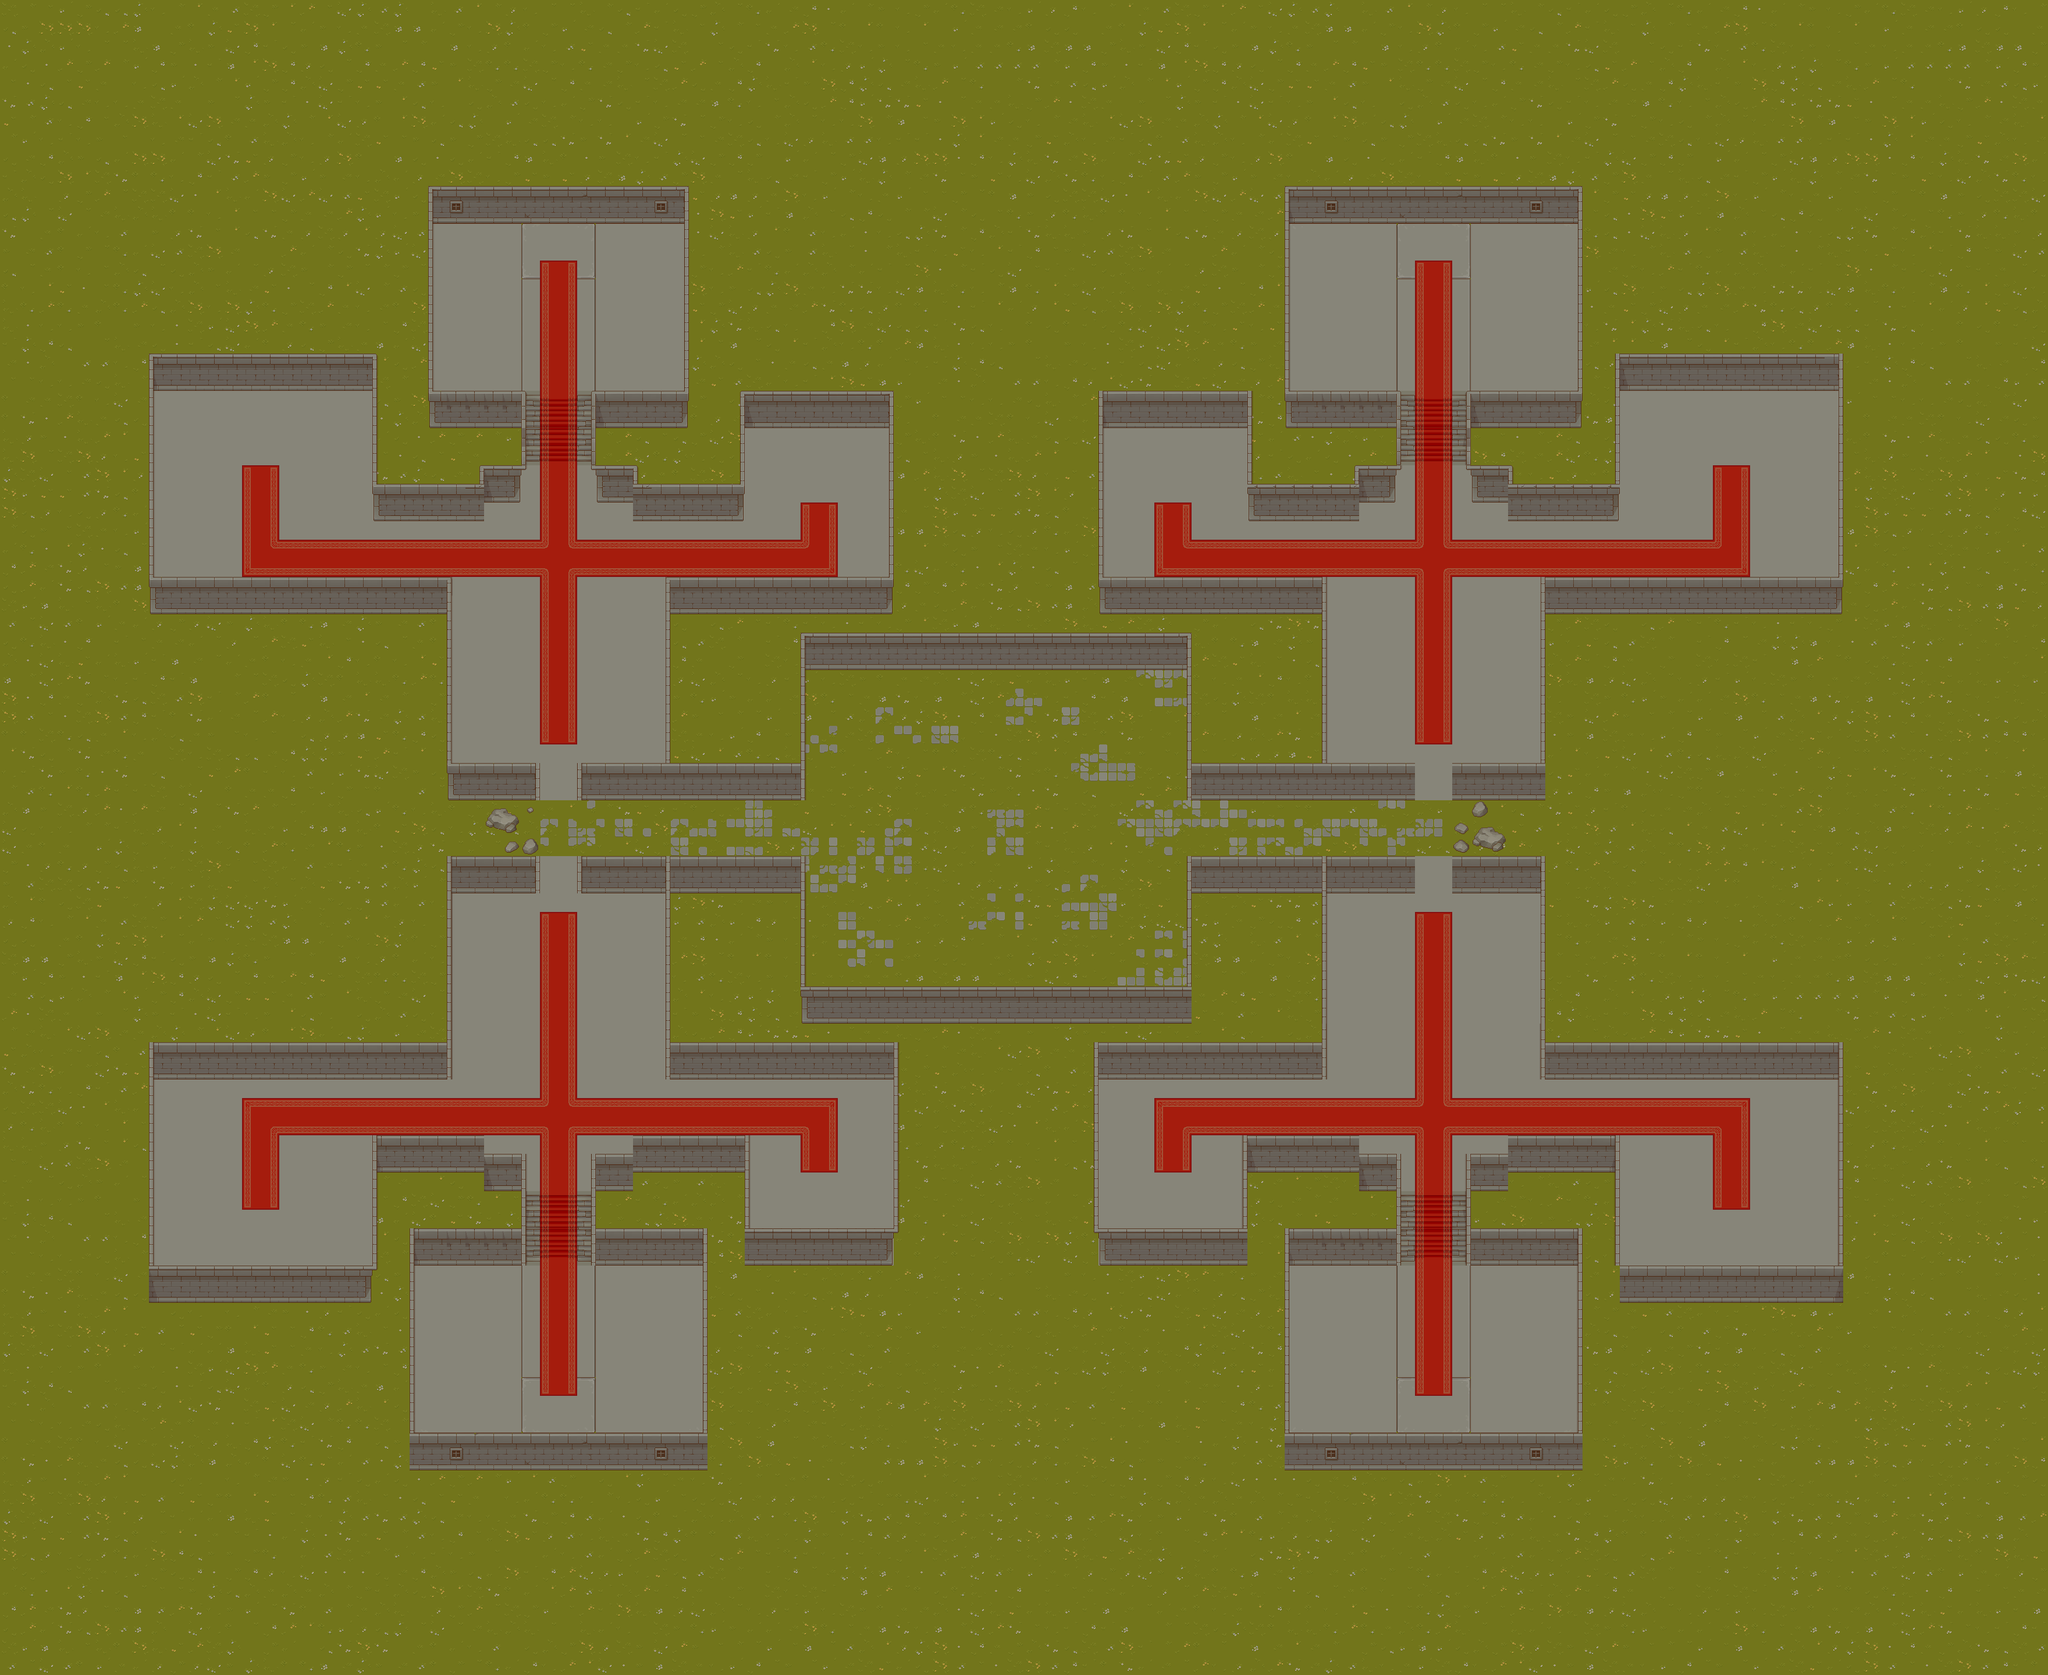

Tiled map render using the project's own tile images. Description and the map definition, with tile-layer contents summarised, below:
An orthogonal 110x90 tile map with 32x32 px tiles, 4 tile layers (Background, Floors, Walls, WallToppers), 2 hidden layers not drawn, 6 tilesets and 387 objects (20x Red, 20x Blue, 20x Yellow, 20x Green, Penteadeira, ...).

<map version="1.10" tiledversion="1.10.2" orientation="orthogonal" renderorder="right-down" width="110" height="90" tilewidth="32" tileheight="32" infinite="0" nextlayerid="14" nextobjectid="1203">
 <editorsettings>
  <export target="NewMap.json" format="json" />
 </editorsettings>
 <tileset firstgid="1" name="TX Tileset Stone Ground" tilewidth="32" tileheight="32" tilecount="64" columns="8">
  <image source="TX Tileset Stone Ground.png" width="256" height="256" />
 </tileset>
 <tileset firstgid="65" name="TX Tileset Grass" tilewidth="32" tileheight="32" tilecount="64" columns="8">
  <image source="TX Tileset Grass.png" width="256" height="256" />
 </tileset>
 <tileset firstgid="129" name="TX Tileset Wall" tilewidth="32" tileheight="32" tilecount="256" columns="16">
  <image source="TX Tileset Wall.png" width="512" height="512" />
 </tileset>
 <tileset firstgid="385" name="Decoration" tilewidth="128" tileheight="128" tilecount="26" columns="0">
  <grid orientation="orthogonal" width="1" height="1" />
  <tile id="0">
   <image width="64" height="64" source="../decoration/Armadura1.png" />
   <objectgroup draworder="index" id="2">
    <object id="4" x="12.7273" y="38.9091" width="37.1477" height="25.1818" />
   </objectgroup>
  </tile>
  <tile id="1">
   <image width="64" height="64" source="../decoration/Armadura2.png" />
   <objectgroup draworder="index" id="2">
    <object id="2" x="12.5455" y="38.9091" width="39" height="25.0909" />
   </objectgroup>
  </tile>
  <tile id="2">
   <image width="128" height="128" source="../decoration/Caixao.png" />
   <objectgroup draworder="index" id="2">
    <object id="1" x="35.25" y="40.5" width="56.5" height="87.25" />
   </objectgroup>
  </tile>
  <tile id="3">
   <image width="96" height="96" source="../decoration/Candelabro.png" />
   <objectgroup draworder="index" id="2">
    <object id="1" x="40" y="82.25" width="16.25" height="13.75" />
   </objectgroup>
  </tile>
  <tile id="4">
   <image width="64" height="64" source="../decoration/Chandelier.png" />
  </tile>
  <tile id="5">
   <image width="64" height="96" source="../decoration/DamaDeFerro.png" />
   <objectgroup draworder="index" id="2">
    <object id="1" x="14" y="77.125" width="35.875" height="18.75" />
   </objectgroup>
  </tile>
  <tile id="6">
   <image width="64" height="64" source="../decoration/DummyTreino.png" />
   <objectgroup draworder="index" id="2">
    <object id="1" x="20.75" y="43.375" width="22.375" height="20.625" />
   </objectgroup>
  </tile>
  <tile id="7">
   <image width="96" height="96" source="../decoration/EstatuaDecorativa.png" />
   <objectgroup draworder="index" id="2">
    <object id="1" x="28.875" y="70.25" width="37.25" height="25.5" />
   </objectgroup>
  </tile>
  <tile id="8">
   <image width="64" height="64" source="../decoration/EstatuaTime_Amarelo.png" />
   <objectgroup draworder="index" id="2">
    <object id="1" x="13.125" y="36.875" width="36.875" height="27.25" />
   </objectgroup>
  </tile>
  <tile id="9">
   <image width="64" height="64" source="../decoration/EstatuaTime_Azul.png" />
   <objectgroup draworder="index" id="2">
    <object id="1" x="13" y="37" width="37.25" height="27.25" />
   </objectgroup>
  </tile>
  <tile id="10">
   <image width="64" height="64" source="../decoration/EstatuaTime_Verde.png" />
   <objectgroup draworder="index" id="2">
    <object id="1" x="13.125" y="36.875" width="36.875" height="27.25" />
   </objectgroup>
  </tile>
  <tile id="11">
   <image width="64" height="64" source="../decoration/EstatuaTime_Vermelho.png" />
   <objectgroup draworder="index" id="2">
    <object id="1" x="13" y="36.75" width="37" height="27.5" />
   </objectgroup>
  </tile>
  <tile id="12">
   <image width="128" height="64" source="../decoration/MesaJantar.png" />
   <objectgroup draworder="index" id="2">
    <object id="1" x="3.16667" y="16.5" width="121.583" height="47.3333" />
   </objectgroup>
  </tile>
  <tile id="13">
   <image width="32" height="96" source="../decoration/PilarPedra.png" />
   <objectgroup draworder="index" id="2">
    <object id="1" x="2.90147" y="79.0446" width="26.056" height="16.9387" />
   </objectgroup>
  </tile>
  <tile id="14">
   <image width="32" height="64" source="../decoration/QuadroGrande.png" />
  </tile>
  <tile id="15">
   <image width="32" height="64" source="../decoration/QuadrosPequenos.png" />
  </tile>
  <tile id="16">
   <image width="64" height="64" source="../decoration/RackDeArmas.png" />
   <objectgroup draworder="index" id="2">
    <object id="1" x="9.10168" y="48.8485" width="45.8454" height="14.7867" />
   </objectgroup>
  </tile>
  <tile id="17">
   <image width="64" height="96" source="../decoration/Trono.png" />
   <objectgroup draworder="index" id="2">
    <object id="1" x="15.1163" y="69.7765" width="33.6667" height="26.0909" />
   </objectgroup>
  </tile>
  <tile id="18">
   <image width="64" height="96" source="../decoration/Penteadeira.png" />
   <objectgroup draworder="index" id="2">
    <object id="1" x="12.0114" y="64.9939" width="39.951" height="30.967" />
   </objectgroup>
  </tile>
  <tile id="19">
   <image width="32" height="64" source="../decoration/PortaDir.png" />
  </tile>
  <tile id="20">
   <image width="32" height="64" source="../decoration/PortaEsq.png" />
  </tile>
  <tile id="21">
   <image width="64" height="96" source="../decoration/TronoVirado.png" />
   <objectgroup draworder="index" id="3">
    <object id="2" x="15.0143" y="69.9796" width="33.6842" height="25.7201" />
   </objectgroup>
  </tile>
  <tile id="22">
   <image width="64" height="96" source="../decoration/ArmarioQuarto.png" />
   <objectgroup draworder="index" id="2">
    <object id="1" x="0.261118" y="65.2388" width="63.6615" height="30.5915" />
   </objectgroup>
  </tile>
  <tile id="23">
   <image width="32" height="64" source="../decoration/TochaEsquerda.png" />
  </tile>
  <tile id="24">
   <image width="32" height="64" source="../decoration/TochaDireita.png" />
  </tile>
  <tile id="25">
   <image width="32" height="64" source="../decoration/TochaFrente.png" />
  </tile>
 </tileset>
 <tileset firstgid="411" name="TX Struct" tilewidth="32" tileheight="32" tilecount="256" columns="16">
  <image source="TX Struct.png" width="512" height="512" />
 </tileset>
 <tileset firstgid="667" name="TX Props" tilewidth="32" tileheight="32" tilecount="256" columns="16">
  <image source="TX Props.png" width="512" height="512" />
 </tileset>
 <layer id="1" name="Background" width="110" height="90">
  <data>[9900 cells, 9900 non-empty, 32 distinct tile ids]</data>
 </layer>
 <layer id="2" name="FloorsBackup" width="110" height="90" visible="0">
  <data>[9900 cells, 1368 non-empty, 1 distinct tile ids]</data>
 </layer>
 <layer id="11" name="Floors" width="110" height="90">
  <data>[9900 cells, 2746 non-empty, 89 distinct tile ids]</data>
 </layer>
 <layer id="3" name="WallsBackup" width="110" height="90" visible="0">
  <data>[9900 cells, 267 non-empty, 19 distinct tile ids]</data>
 </layer>
 <layer id="9" name="Walls" width="110" height="90">
  <data>[9900 cells, 1530 non-empty, 35 distinct tile ids]</data>
 </layer>
 <layer id="10" name="WallToppers" width="110" height="90">
  <data>[9900 cells, 725 non-empty, 30 distinct tile ids]</data>
 </layer>
 <objectgroup id="4" name="Colliders">
  <object id="1139" x="255.447" y="991.621" width="513.25" height="864" />
  </objectgroup>
 <objectgroup id="5" name="Players">
  <!-- 316 objects omitted --></objectgroup>
 <objectgroup id="8" name="Decoration">
  <!-- 312 objects omitted --></objectgroup>
 <objectgroup id="6" name="Villagers">
  <!-- 79 objects omitted --></objectgroup>
 <objectgroup id="7" name="Purchase">
  <!-- 76 objects omitted --></objectgroup>
</map>
<!-- 368 of 387 objects omitted -->
